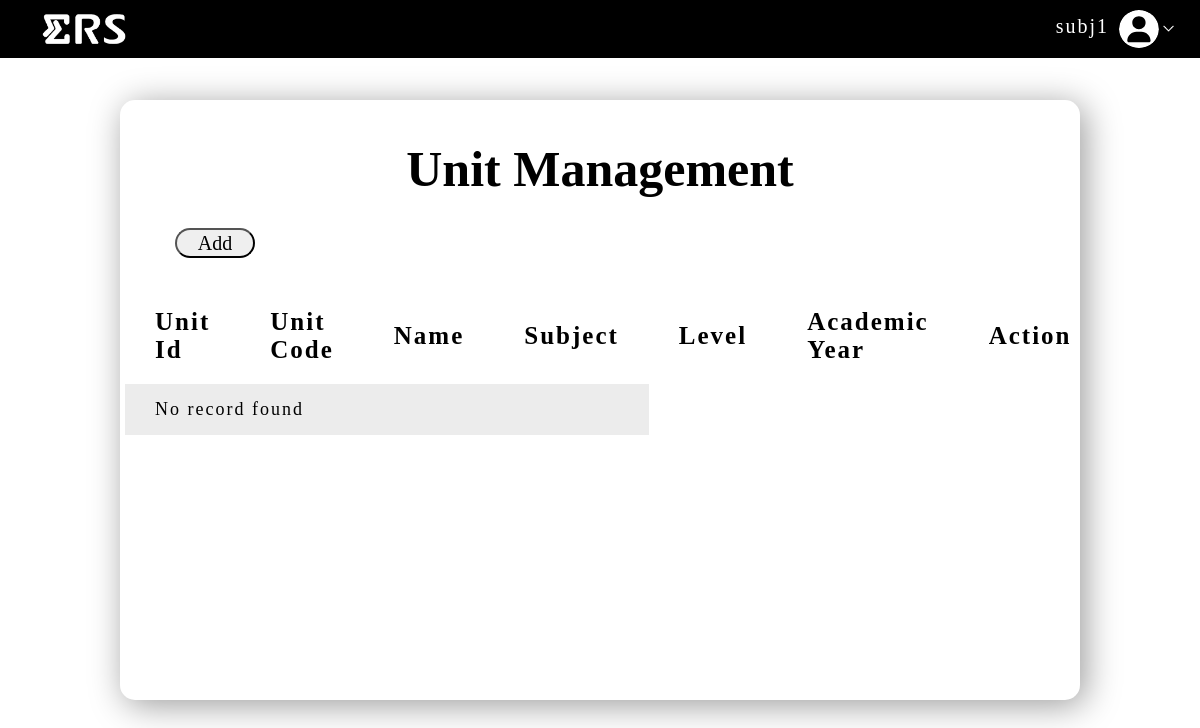
The app's page /admin/index.php?page=units (signed in), older data.
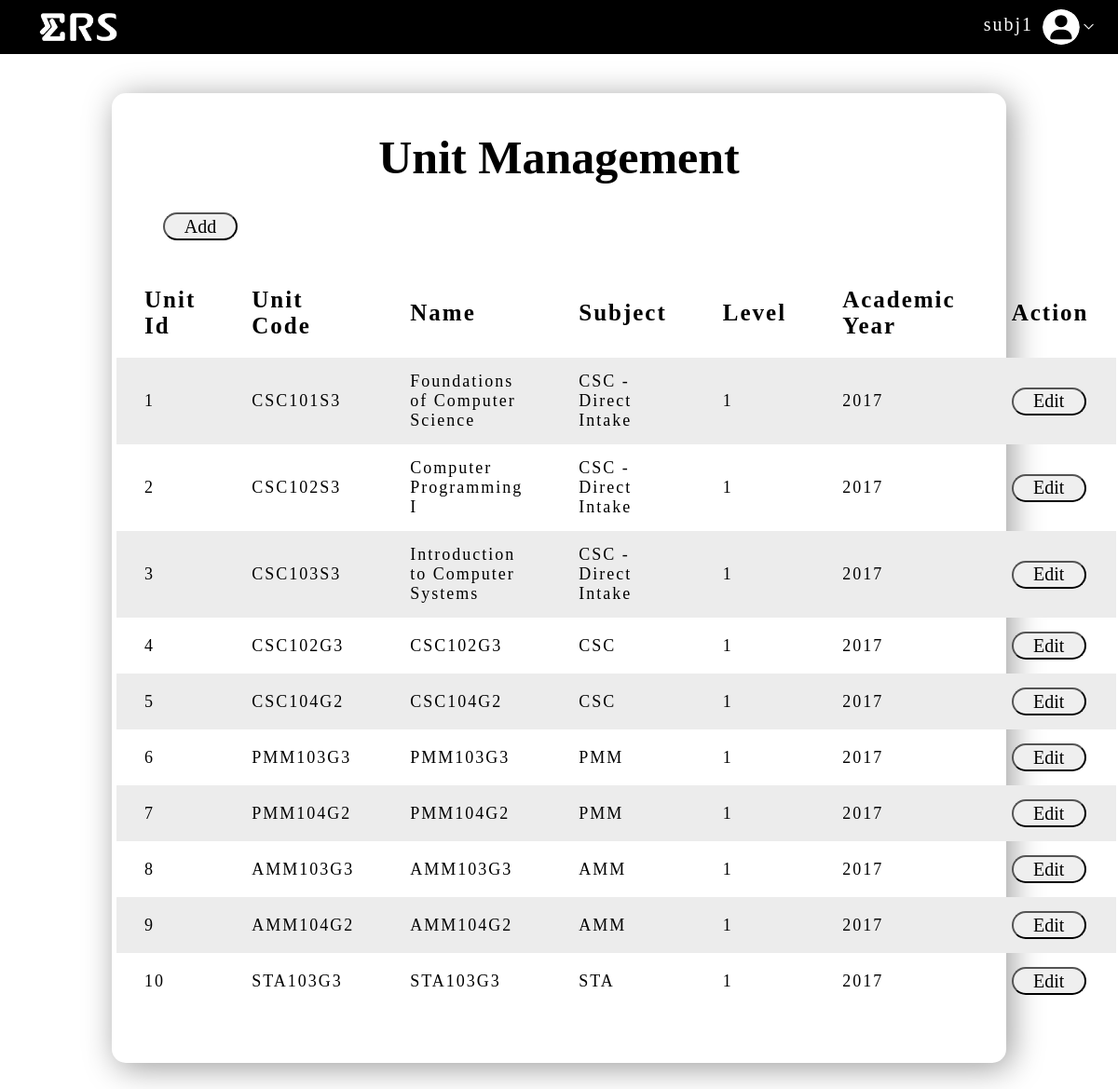
The same page, newer data.
### tables this page shows
CREATE TABLE `unit` (
  `unitId` int(11) NOT NULL,
  `unitCode` varchar(50) NOT NULL,
  `name` varchar(255) NOT NULL,
  `subject` varchar(50) NOT NULL,
  `level` int(1) NOT NULL,
  `acYearAdded` int(4) NOT NULL
);

### config/adminName.php (called while the page is built, shortened)
<?php
$get_name = "SELECT name
FROM admin
WHERE email ='".$_SESSION['userid']."'";
$res = mysqli_query($con, $get_name)->fetch_assoc();
$userprofname = $res['name'];
?>

### admin/subjectAdmin/unit.php (the view, shortened to what this page needs)
<?php
$current_page = isset($_GET['no']) ? intval($_GET['no']) : 1;
$records_per_page = 10;
$offset = ($current_page - 1) * $records_per_page;
$sql = "SELECT * FROM unit LIMIT $offset, $records_per_page";
$unitlist = mysqli_query($con, $sql);
?>
<link rel="stylesheet" type="text/css" href="../../assets/css/style_admin_student.css">
<h1>Unit Management</h1>
<a href="index.php?page=addUnit">
    <button id="add"> Add</button>
</a>
<table>
    <tr>
        <th>Unit Id</th>
        <th>Unit Code</th>
        <th>Name</th>
        <th>Subject</th>
        <th>Level</th>
        <th>Academic Year</th>
        <th>Action</th>
    </tr>
    <?php
    if (mysqli_num_rows($unitlist) > 0) {
    while ($row = mysqli_fetch_assoc($unitlist)) {
        ?>
        <tr>
            <td><?php echo $row['unitId']; ?></td>
            <td><?php echo $row['unitCode']; ?></td>
            <td><?php echo $row['name']; ?></td>
            <td><?php echo $row['subject']; ?></td>
            <td><?php echo $row['level']; ?></td>
            <td><?php echo $row['acYearAdded']; ?></td>
            <td>
                <button onclick="edit('<?php echo $row['unitId']; ?>')">Edit</button>
            </td>
        </tr>
        <?php
    }
    } else {
        echo "<tr>
                 <td colspan='4'>No record found</td>
              </tr>
                                    ";
    }
    ?>
</table>
<?php
echo "<br>";
?>

### admin/index.php (shortened to what this page needs)
<?php
require_once("../config/connect.php");
require_once("../config/adminName.php");
?>
<!doctype html>
<html lang="en">
<head>
    <link rel = "stylesheet" type = "text/css" href = "../assets/css/style_index.css">
</head>
<body>
<div class="hero">
    <?php
    $rpath = "";
    require_once("navbar.php")
    ?>
</div>
<div class = "card">
    <?php
    if ($_SESSION['role'] == "Admin_Student") {
        if(isset($_GET['page'])){
            if($_GET['page'] === "stud"){
                include("studentAdmin/admin_student.php");
            }
            else if($_GET['page'] === "viewStud"){
                if(isset($_POST['regNo']))
                    include("studentAdmin/admin_detail_student.php");
                else
                    header("Location:index.php?page=stud");
            }
            else if($_GET['page'] === "editStud"){
                if(isset($_POST['regNo']))
                    include("studentAdmin/admin_edit_student.php");
                else
                    header("Location:index.php?page=stud");
            }
            else if($_GET['page'] === "addStud"){
                include("studentAdmin/add_student.php");
            }
            else
                include("studentAdmin/stud_admin_dashboard.php");
        }
        else
            include("studentAdmin/stud_admin_dashboard.php");
    }elseif ($_SESSION['role'] == "Admin_Subject")
        if(isset($_GET['page'])){
            if($_GET['page'] === "subComb"){
                include("subjectAdmin/subject_combination.php");
            }
            else if($_GET['page'] === "units"){
                include("subjectAdmin/unit.php");
            }
        }
        else
            include("subjectAdmin/subj_admin_dashboard.php");
    ?>
</div>
</body>
</html>

### admin/navbar.php (shortened to what this page needs)
<nav>
    <img src="<?php echo $rpath;?>..\assets\img\panels\logo.png" class="logo">
    <div class="user">
        <p><?php echo $userprofname?></p>
        <img src="<?php echo $rpath;?>..\assets/img/panels/down.png" onclick="toggleMenu()">
    </div>
</nav>

### assets/css/style_index.css (style rules this page uses)
* { margin: 0; padding: 0; box-sizing: border-box; font-family: Cambria, Cochin, Georgia, Times, 'Times New Roman', serif; }
.card { background-color: white; border: none; border-radius: 15px; box-shadow: 5px 5px 35px rgba(0, 0, 0, 0.4); padding: 40px 5px; width: 80%; min-height: 600px; margin: auto; margin-top: 100px; }
.card h1 { font-size: 50px; text-align: center; padding-bottom: 30px; }
nav { background: black; width: 100%; padding: 10px 2%; display: flex; align-items: center; justify-content: space-between; position: fixed; top: 0; }
.logo { width: 120px; }
.user { display: flex; }
.user p { padding-top: 5px; color: #fff; font-size: 20px; letter-spacing:2px; }
.user-pic { margin-left: 10px; margin-right: 2px; width: 40px; border-radius: 50%; cursor: pointer; }
.user img { padding-top: 10px; width: 15px; height: 25px; cursor: pointer; }

### assets/css/style_admin_student.css (style rules this page uses)
* { margin: 0; padding: 0; box-sizing: border-box; font-family: Cambria, Cochin, Georgia, Times, 'Times New Roman', serif; }
.card { background-color: white; border: none; border-radius: 15px; box-shadow: 5px 5px 35px rgba(0, 0, 0, 0.4); padding: 40px 5px; width: 80%; margin: auto; margin-top: 100px; margin-bottom: 100px; }
.card h1 { font-size: 50px; text-align: center; padding-bottom: 30px; }
#add { margin-left: 50px; margin-bottom: 10px; }
button { width: 80px; height: 30px; border-radius: 15px; font-size: 20px; margin-right: 5%; }
table { width: 90%; border-collapse: collapse; text-align: left; overflow: hidden; margin: auto; margin-top: 20px; }
th { padding: 20px 30px; letter-spacing: 2px; font-size: 25px; }
td { padding: 15px 30px; letter-spacing: 2px; font-size: 18px; }
tr:nth-child(even) { background-color: #ececec; }
nav { background: black; width: 100%; padding: 10px 2%; display: flex; align-items: center; justify-content: space-between; position: fixed; top: 0; }
.logo { width: 120px; }
.user { display: flex; }
.user p { padding-top: 5px; color: #fff; font-size: 20px; letter-spacing:2px; }
.user-pic { margin-left: 10px; margin-right: 2px; width: 40px; border-radius: 50%; cursor: pointer; }
.user img { padding-top: 10px; width: 15px; height: 25px; cursor: pointer; }

Row changes from the older to the newer data that the page shows:
added unit: unitId "1", unitCode "CSC101S3", name "Foundations of Computer Science", subject "CSC - Direct Intake", level "1", acYearAdded "2017"
added unit: unitId "2", unitCode "CSC102S3", name "Computer Programming I", subject "CSC - Direct Intake", level "1", acYearAdded "2017"
added unit: unitId "3", unitCode "CSC103S3", name "Introduction to Computer Systems", subject "CSC - Direct Intake", level "1", acYearAdded "2017"
added unit: unitId "4", unitCode "CSC102G3", name "CSC102G3", subject "CSC", level "1", acYearAdded "2017"
added unit: unitId "5", unitCode "CSC104G2", name "CSC104G2", subject "CSC", level "1", acYearAdded "2017"
added unit: unitId "6", unitCode "PMM103G3", name "PMM103G3", subject "PMM", level "1", acYearAdded "2017"
added unit: unitId "7", unitCode "PMM104G2", name "PMM104G2", subject "PMM", level "1", acYearAdded "2017"
added unit: unitId "8", unitCode "AMM103G3", name "AMM103G3", subject "AMM", level "1", acYearAdded "2017"
added unit: unitId "9", unitCode "AMM104G2", name "AMM104G2", subject "AMM", level "1", acYearAdded "2017"
added unit: unitId "10", unitCode "STA103G3", name "STA103G3", subject "STA", level "1", acYearAdded "2017"
Text that changed along with them:
text no longer shown: "No record found"
